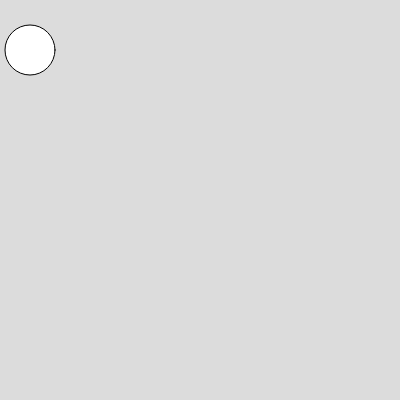
Frame 1 (no input)
Frame 60 (no input): identical to frame 1, image omitted
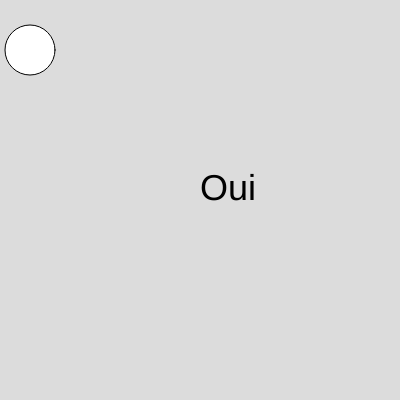
Frame 120 (the mouse pressed at the canvas centre since frame 60)

The p5.js sketch that drew these frames (run headless with seeded random() and noise() and a simulated clock; from frame 60 on, the mouse is pressed at the canvas centre):

// p5.js sketch
// ── sketch.js
function setup() {
  createCanvas(400, 400);
  background(220);
  
  // variable simple
  let taille = 50;
  circle(30, 50, taille);
  
  textSize(36);
}

function draw() {}

// Array:
let mots = ["Oui", "Non", "Peut-être", "explosion", "saucisse"];

mots[2] = "Chaussette";

mots.push("bananana");


let i = 0; // i pour index
function mousePressed(){
  text(mots[i], mouseX, mouseY);
  i++;
  if(i >= mots.length){ i = 0; }
}

console.log(mots.length);

console.log(mots)
